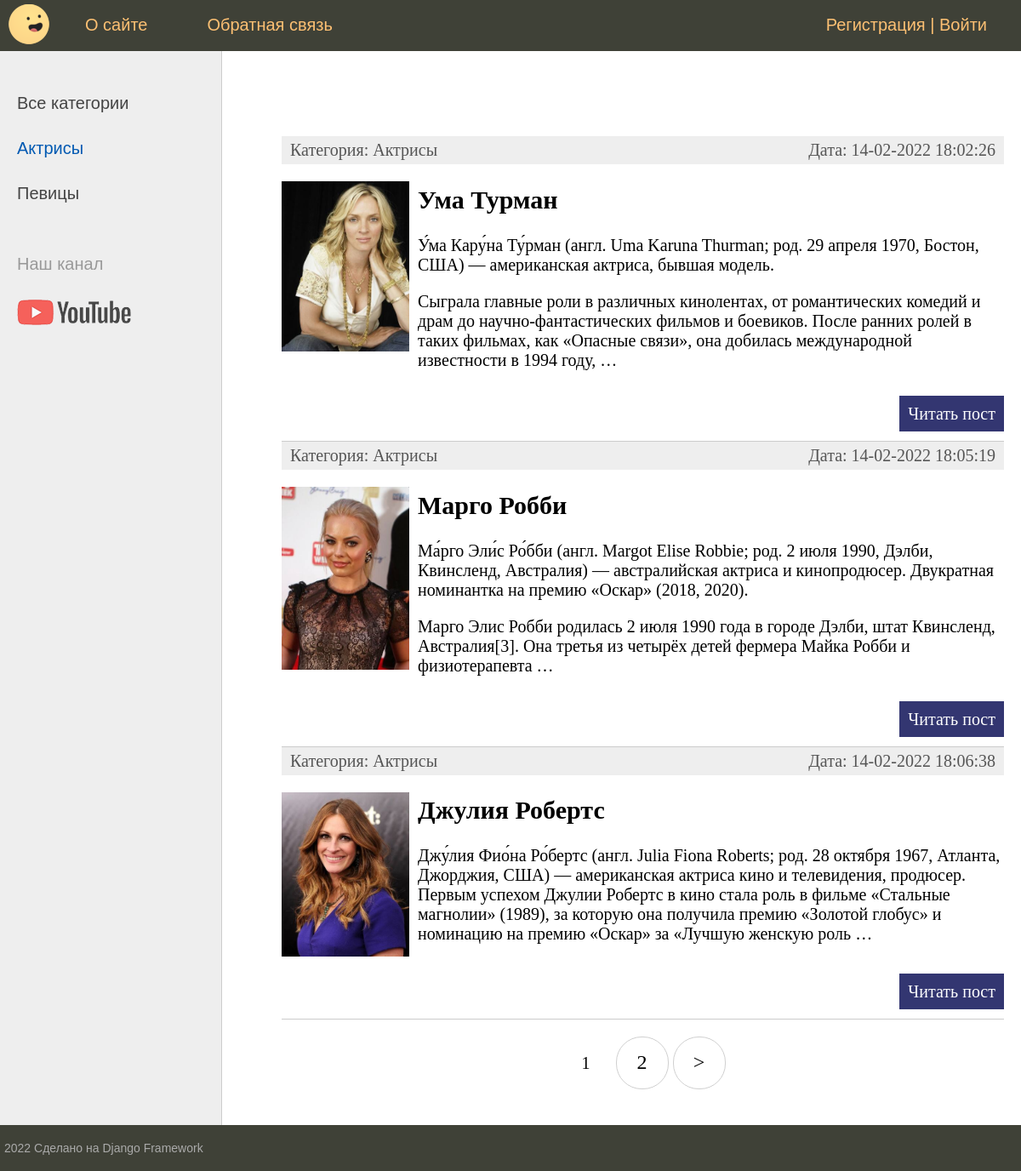
Screenshot of /category/aktrisy with the database file from the repository.
### women/models.py (models this page shows, shortened)
class Category(models.Model):
    name = models.CharField(max_length=100, db_index=True, verbose_name="Категория")
    slug = models.SlugField(max_length=255, unique=True, db_index=True, verbose_name="URL")
    def __str__(self):
        return self.name
    def get_absolute_url(self):
        return reverse('category', kwargs={'cat_slug': self.slug})
    class Meta:
        verbose_name = 'Категории'
        verbose_name_plural = 'Категории'
        ordering = ['id']

class Women(models.Model):
    title = models.CharField(max_length=255, verbose_name="Заголовок")
    slug = models.SlugField(max_length=255, unique=True, db_index=True, verbose_name="URL")
    content = models.TextField(blank=True, verbose_name="Текст статьи")
    photo = models.ImageField(upload_to="photos/%Y'/%m/%d/", verbose_name="Фото")
    time_create = models.DateTimeField(auto_now_add=True, verbose_name="Время создания")
    time_update = models.DateTimeField(auto_now=True, verbose_name="Время изменения")
    is_published = models.BooleanField(default=True, verbose_name="Публикация")
    cat = models.ForeignKey('Category', on_delete=models.PROTECT, verbose_name="Категория")
    def get_absolute_url(self):
        return reverse('post', kwargs={'post_slug': self.slug})
    class Meta:
        verbose_name = 'Известную женщину'
        verbose_name_plural = 'Известные женщины'
        ordering = ['-id']

### women/views.py (the view)
# urls.py: path('category/<slug:cat_slug>', WomenCategory.as_view(), name='category'),
class WomenCategory(DataMixin, ListView):
    model = Women
    template_name = 'women/index.html'
    context_object_name = 'posts'
    allow_empty = False
    def get_context_data(self, *, object_list=None, **kwargs):
        context = super().get_context_data(**kwargs)
        c_def = self.get_user_context(title='Категория - ' + str(context['posts'][0].cat),
                                      cat_selected=context['posts'][0].cat_id)
        return dict(list(context.items()) + list(c_def.items()))
    def get_queryset(self):
        return self.model.objects.filter(cat__slug=self.kwargs['cat_slug'], is_published=True)

### women/utils.py (called while the page is built)
    def get_user_context(self, **kwargs):
        context = kwargs
        cats = Category.objects.annotate(is_published=Sum("women__is_published"))
        user_menu = menu.copy()
        if not self.request.user.is_authenticated:
            del user_menu[1]
        context['menu'] = user_menu
        context['cats'] = cats
        if 'cat_selected' not in context:
            context['cat_selected'] = 0
        return context

### women/templates/women/index.html (shortened to what this page needs)
{% extends 'women/base.html' %}
{% block content %}
<ul class="list-articles">
    {% for p in posts %}
    <li>
        <div class="article-panel">
            <p class="first">Категория: {{p.cat}}</p>
            <p class="last">Дата: {{p.time_update|date:"d-m-Y H:i:s"}}</p>
        </div>
        {% if p.photo %}
        <p><img class="img-article-left thumb" src="{{p.photo.url}}" alt="Не нашел картинку :("></p>
        {% endif %}
        <h2>{{p.title}}</h2>
        <p>
            {% autoescape on %}
            {{p.content|linebreaks|truncatewords:50}}
            {% endautoescape %}
        </p>
        <p class="link-read-post"><a href="{{ p.get_absolute_url }}">Читать пост</a></p>
    </li>
    {% endfor %}
</ul>
{% endblock %}

### women/templates/women/base.html (shortened to what this page needs)
{% load static %}
<!DOCTYPE html>
<html lang="en">
<head>
    <link rel="stylesheet" type="text/css" href="{% static 'women/css/styles.css' %}">
</head>
<body>
<table class="table-page" border="0" cellpadding="0" cellspacing="0">
    <tr>
        <td valign="top">
            {% block mainmenu %}
            <div class="header">
                <ul id="mainmenu" class="mainmenu">
                    <li class="logo"><a href="{% url 'main' %}">
                        <div class="logo"></div>
                    </a></li>
                    {% for m in menu %}
                    <li><a href="{% url m.url_name %}">{{m.title}}</a></li>
                    {% endfor %}
                    {% if request.user.is_authenticated %}
                    <li class="last">{{user.username}} | <a href="{% url 'logout' %}">Выйти</a></li>
                    {% else %}
                    <li class="last"><a href="{% url 'register' %}">Регистрация</a> |
                        <a href="{% url 'login' %}">Войти</a></li>
                    {% endif %}
                </ul>
            </div>
            {% endblock mainmenu %}
            <table class="table-content" border="0" cellpadding="0" cellspacing="0">
                <tr>
                    <td valign="top" class="left-chapters">
                        <ul id="leftchapters">
                            {% if cat_selected == 0 %}
                            <li class="selected">Все категории</li>
                            {% else %}
                            <li><a href="{% url 'main' %}">Все категории</a></li>
                            {% endif %}
                            {% for c in cats %}
                            {% if c.is_published %}
                                {% if c.pk == cat_selected %}
                                    <li class="selected">{{c.name}}</li>
                                {% else %}
                                    <li><a href="{{ c.get_absolute_url }}">{{c.name}}</a></li>
                                {% endif %}
                            {% endif %}
                            {% endfor %}
                            <li class="share">
                                <p>Наш канал</p>
                                <a class="share-yt" href="https://www.youtube.com/watch?v=dQw4w9WgXcQ"></a>
                            </li>
                        </ul>
                    </td>
                    <td valign="top" class="content">
                        <div class="content-text">
                            {% block content %}
                            {% endblock %}
                            {% if page_obj.has_other_pages %}
                            <nav class="list-pages">
                                <ul>
                                    {% for p in paginator.page_range %}
                                    {% if page_obj.number == p %}
                                        <li class="page-num page-num-selected">{{ p }}</li>
                                    {% elif p >= page_obj.number|add:-2 and p <= page_obj.number|add:2 %}
                                        <li class="page-num">
                                            <a href="?page={{ p }}">{{ p }}</a>
                                        </li>
                                    {% endif %}
                                    {% endfor %}
                                    {% if page_obj.has_next %}
                                    <li class="page-num">
                                        <a href="?page={{ page_obj.next_page_number }}">&gt;</a>
                                    </li>
                                    {% endif %}
                                </ul>
                            </nav>
                            {% endif %}
                        </div>
                    </td>
                </tr>
            </table>
        </td>
    </tr>
    <tr>
        <td valign="top">
            <div id="footer">
                <p> 2022 Сделано на Django Framework</p>
            </div>
        </td>
    </tr>
</table>
</body>
</html>

### women/static/women/css/styles.css (style rules this page uses)
html, body { font-family: 'Arial'; margin: 0; padding: 0; height: 100%; width: 100%; color: #444; }
a { color: #0059b2; text-decoration: none; }
img { max-width: 600px; height: auto; }
img.img-article-left { max-width: 300px; height: auto; float: left; padding: 0 10px 10px 0; }
img.img-article-left.thumb { max-width: 150px; height: auto; }
p.link-read-post { text-align: right; }
p.link-read-post a { padding: 10px; min-width: 100px; background: #333671; color: #fff; text-decoration: none; }
div.article-panel { background: #eee; padding: 5px 10px 5px 10px; box-sizing: border-box; overflow: hidden; color: #555; }
div.article-panel p.first { margin: 0; float: left; }
div.article-panel p.last { margin: 0; float: right; }
ul.list-articles { list-style: none; margin: 0; padding: 0; }
ul.list-articles li { border-bottom: 1px solid #ccc; }
.table-page { width: 100%; height: 100%; vertical-align: top; }
.table-page tr { height: 100%; }
.header { background: #3F4137; height: 60px; }
.logo { background: url('../images/logo.png') no-repeat 10px 5px; width: 70px; height: 60px; }
ul.mainmenu { list-style: none; margin: 0; padding: 0; height: 60px; color: #fdc073; font-size: 20px; overflow: hidden; }
ul.mainmenu li { float: left; margin: 18px 40px 0 30px; }
ul.mainmenu li.logo { margin: 0; }
ul.mainmenu li.last { float: right; }
ul.mainmenu li a { color: #fdc073; text-decoration: none; }
.table-content { width: 100%; min-height: 100%; height: 100%; }
.left-chapters { margin: 0; background: #eee; border-right: 1px solid #ccc; min-height: 100%; }
.left-chapters ul { width: 230px; min-height: 100%; margin: 0; padding: 20px 10px 10px 20px; list-style: none; font-size: 20px; }
.left-chapters ul li { margin: 30px 0 0 0; color: #999; }
.left-chapters ul li.selected { color: #0059b2; }
.left-chapters ul li a { color: #444; text-decoration: none; }
.left-chapters ul li.share { margin: 60px 0 0 0; }
.left-chapters ul li.share p { margin: 30px 0 30px 0; }
.left-chapters ul li.share a { display: inline-block; width: 40px; height: 40px; margin: 0 20px 0 0; }
.left-chapters ul li.share a.share-yt { width: 100%; height: 30px; background: url('../images/share_yt.png') no-repeat 0 0 }
.content { padding: 40px 20px 20px 40px; width: 100%; box-sizing: border-box; }
.content-text { margin: 60px 0 0 30px; color: #000; font-size: 20px; font-family: Yandex Sans Display Light; }
#footer { box-sizing: border-box; background: #3F4137; padding: 5px; color: #aaa; font-size: 14px; font-family: Verdana, Geneva, Arial, Helvetica; text-align: left; overflow: hidden; }
.list-pages { text-align: center; margin: 0 0 20px 0; }
.list-pages ul { margin: 20px 0 0 0; padding: 0; list-style: none; }
.list-pages a { color: #000; font-size: 24px; text-decoration: none; }
.list-pages .page-num, .page-num-selected { display: inline-block; width: 60px; height: 44px; padding: 16px 0 0 0; border: 1px solid #d0d0d0; border-radius: 30px; }
.list-pages .page-num-selected { border: none; color: #000; font-size: 20px; }

### rows the page displays
Category: name "Актрисы"
Category: name "Певицы"
Women: cat "Актрисы", time_update "14-02-2022 18:02:26", photo (picture), title "Ума Турман", content "У́ма Кару́на Ту́рман (англ. Uma Karuna Thurman; род. 29 апреля 1970, Бостон, США) — американская актриса, бывшая модель. Сыграла главные роли в различных кинолентах, от романтических комедий и драм до научно-фантастических фильмов и боевиков. После ранних ролей в таких фильмах, как «Опасные связи», она добилась международной известности в 1994 году, …"
Women: cat "Актрисы", time_update "14-02-2022 18:05:19", photo (picture), title "Марго Робби", content "Ма́рго Эли́с Ро́бби (англ. Margot Elise Robbie; род. 2 июля 1990, Дэлби, Квинсленд, Австралия) — австралийская актриса и кинопродюсер. Двукратная номинантка на премию «Оскар» (2018, 2020). Марго Элис Робби родилась 2 июля 1990 года в городе Дэлби, штат Квинсленд, Австралия[3]. Она третья из четырёх детей фермера Майка Робби и физиотерапевта …"
Women: cat "Актрисы", time_update "14-02-2022 18:06:38", photo (picture), title "Джулия Робертс", content "Джу́лия Фио́на Ро́бертс (англ. Julia Fiona Roberts; род. 28 октября 1967, Атланта, Джорджия, США) — американская актриса кино и телевидения, продюсер. Первым успехом Джулии Робертс в кино стала роль в фильме «Стальные магнолии» (1989), за которую она получила премию «Золотой глобус» и номинацию на премию «Оскар» за «Лучшую женскую роль …"

### other values shown
{{ m.title }} "О сайте" "Обратная связь"
{{ p }} "1"
{{ p }} "2"
